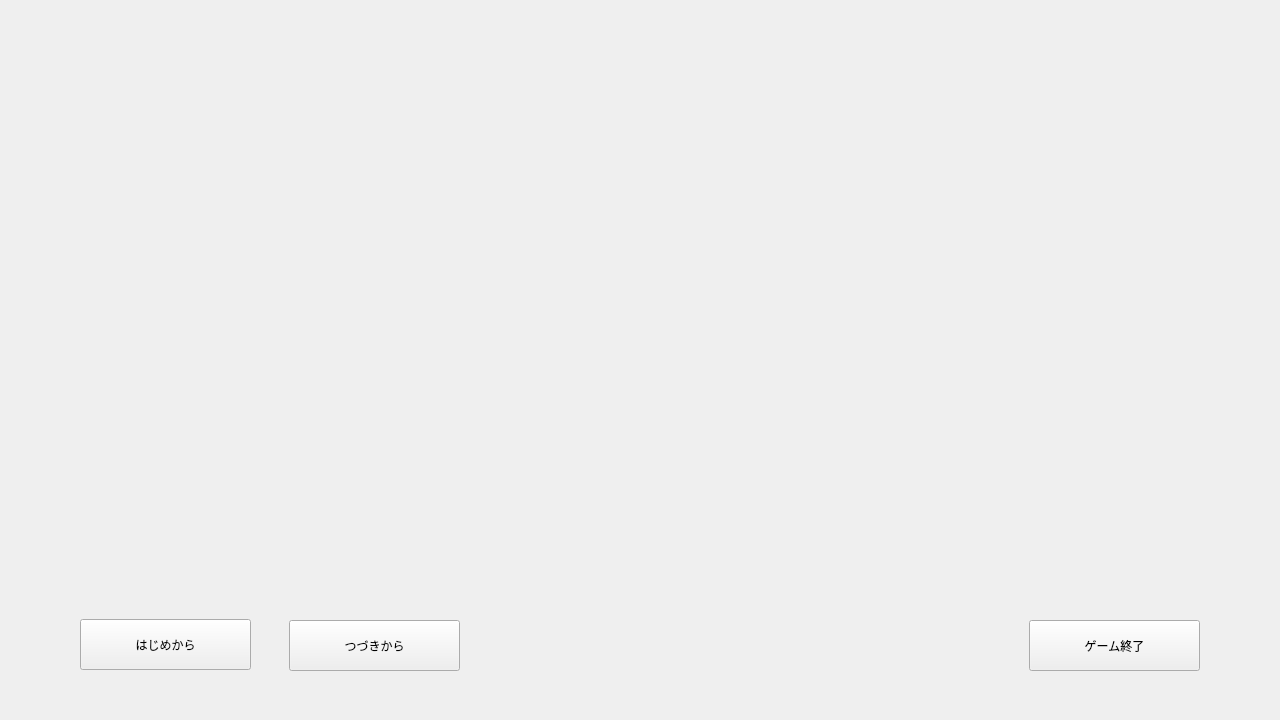
<?xml version="1.0" encoding="UTF-8"?>
<ui version="4.0" connectslotsbyname="false">
 <class>TitleForm</class>
 <widget class="QWidget" name="TitleForm">
  <property name="geometry">
   <rect>
    <x>0</x>
    <y>0</y>
    <width>1280</width>
    <height>720</height>
   </rect>
  </property>
  <property name="minimumSize">
   <size>
    <width>1280</width>
    <height>720</height>
   </size>
  </property>
  <property name="maximumSize">
   <size>
    <width>1280</width>
    <height>720</height>
   </size>
  </property>
  <property name="windowTitle">
   <string>Title</string>
  </property>
  <widget class="QPushButton" name="pushButton_newGame">
   <property name="geometry">
    <rect>
     <x>80</x>
     <y>619</y>
     <width>171</width>
     <height>51</height>
    </rect>
   </property>
   <property name="text">
    <string>はじめから</string>
   </property>
  </widget>
  <widget class="QPushButton" name="pushButton_loadGame">
   <property name="geometry">
    <rect>
     <x>289</x>
     <y>620</y>
     <width>171</width>
     <height>51</height>
    </rect>
   </property>
   <property name="text">
    <string>つづきから</string>
   </property>
  </widget>
  <widget class="QPushButton" name="pushButton_quit">
   <property name="geometry">
    <rect>
     <x>1029</x>
     <y>620</y>
     <width>171</width>
     <height>51</height>
    </rect>
   </property>
   <property name="text">
    <string>ゲーム終了</string>
   </property>
  </widget>
 </widget>
 <resources/>
 <connections/>
</ui>
